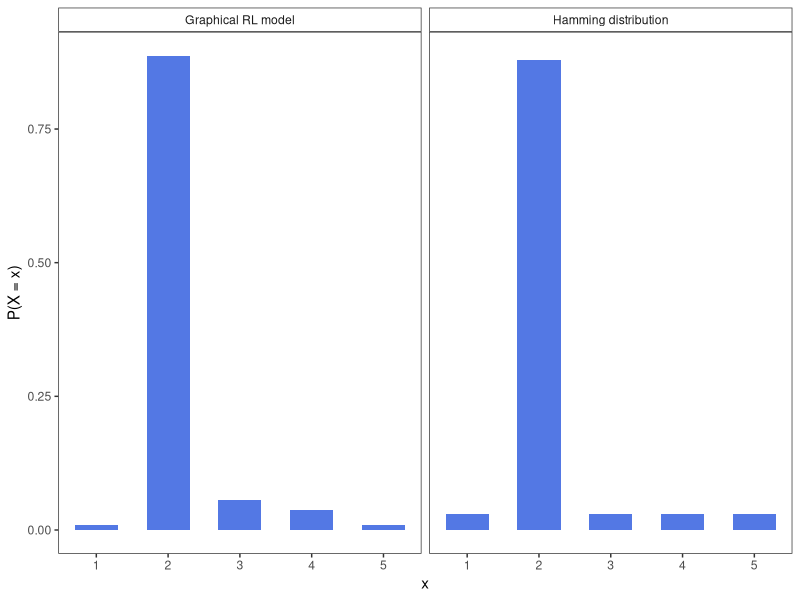

This figure's R source:
library(tidyverse)

L <- 5
beta <- 0.15
sigma <- -1 / log(beta / (L - beta * (L - 1)))
y <- 2
theta <- dbinom(x = 0:(L-1), size = L-1, prob = 0.5)

p_pmf <- tibble("category" = 1:L,
       "f_hamming" = exp(-(1 - as.integer(1:L == y)) / sigma - log(1 + (L - 1) * exp(-1 / sigma))),
       "f_graph" = (1 - beta) * as.integer(1:L == y) + beta * theta) |> 
  pivot_longer(cols = -category, names_prefix = "f_", names_to = "distr", values_to = "fx") |> 
  ggplot(aes(x = category, y = fx))+
  facet_wrap(facets = vars(distr), labeller = as_labeller(c("graph" = "Graphical RL model", "hamming" = "Hamming distribution")))+
  geom_col(width = 0.6, alpha = 0.9, fill = "royalblue")+
  labs(x = "x", y = "P(X = x)")+
  theme_bw()+
  theme(panel.grid = element_blank(),
        strip.background = element_rect(fill = NA))
ggsave(filename = "pmf-comparison.pdf", plot = p_pmf, width = 6, height = 3)
